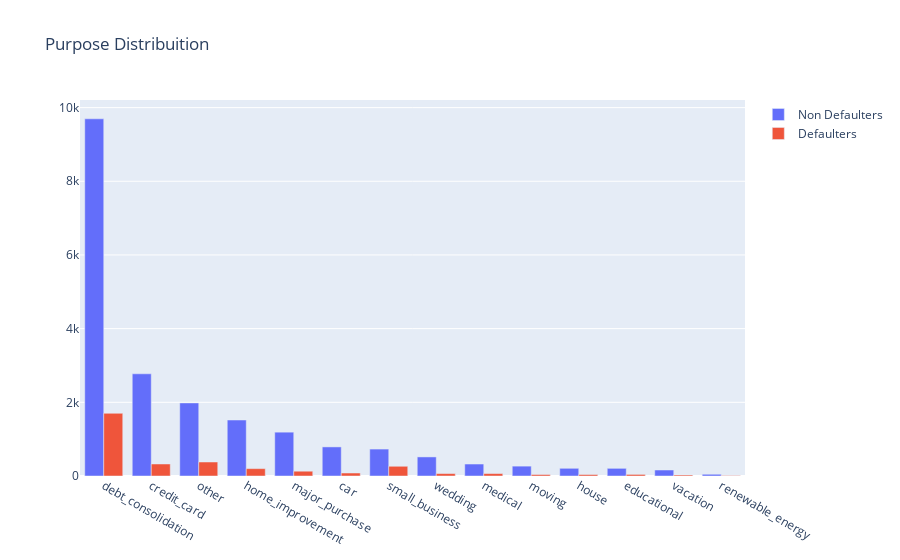

The cell this chart's notebook holds for it:
### Markdown cell above
##### Comparison for the loan purpose vs defaulters/(non defaulters)

### Code cell
#First plot
tr0 = go.Bar(
    x = df_good["purpose"].value_counts().index.values,
    y = df_good["purpose"].value_counts().values,
    name='Non Defaulters'
)

#Second plot
tr1 = go.Bar(
    x = df_bad["purpose"].value_counts().index.values,
    y = df_bad["purpose"].value_counts().values,
    name="Defaulters"
)

data = [tr0, tr1]

layout = go.Layout(
    title='Purpose Distribuition'
)

fig = go.Figure(data=data, layout=layout)

py.iplot(fig, filename='Housing-Grouped')

### Figure 1 — Plotly figure (JSON) as saved in the notebook; plotly's stock layout.template omitted (floating-point values rounded to 4 significant figures)
{"data": [{"name": "Non Defaulters", "type": "bar", "x": ["debt_consolidation", "credit_card", "other", "home_improvement", "major_purchase", "car", "small_business", "wedding", "medical", "moving", "house", "educational", "vacation", "renewable_energy"], "y": [9696, 2774, 1984, 1520, 1190, 790, 731, 518, 325, 268, 209, 208, 163, 47]}, {"name": "Defaulters", "type": "bar", "x": ["debt_consolidation", "other", "credit_card", "small_business", "home_improvement", "major_purchase", "car", "wedding", "medical", "educational", "moving", "house", "vacation", "renewable_energy"], "y": [1702, 380, 326, 264, 200, 130, 81, 66, 66, 43, 40, 39, 27, 11]}], "layout": {"title": {"text": "Purpose Distribuition"}}}
